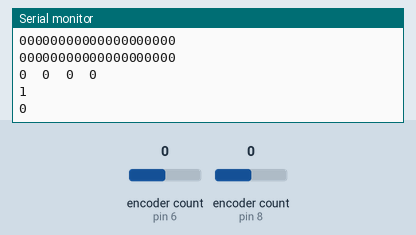
This sketch was run on a simulated Arduino Uno, built with avr-gcc and run on an emulated ATmega328P. On the bench: the last lines printed to the serial monitor. The test bench sets the inputs (shaded band); at power-on: encoder count (sensors on pin 6, pin 8) 0.

Above: at 1.2 s.
1.3 s: encoder count (sensor on pin 6) set to 1
At 2.5 s:
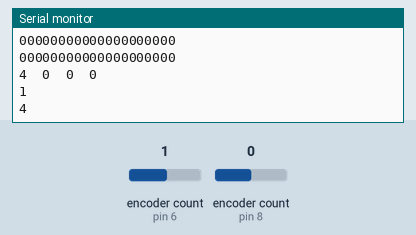
2.8 s: encoder count (sensor on pin 8) set to 1
At 4.0 s:
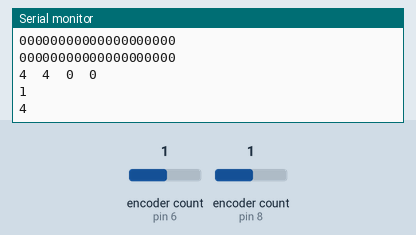
4.3 s: encoder count (sensor on pin 6) set to 2
At 5.4 s:
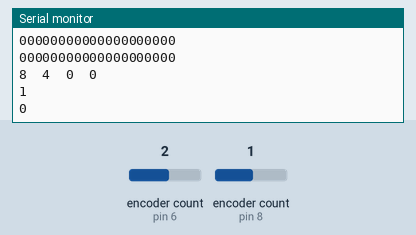
5.8 s: encoder count (sensor on pin 8) set to 2
At 6.8 s:
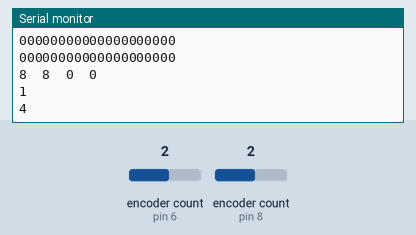
Timing chart, 0 to 8.3 s (numbered marks = the images above; inputs shaded):
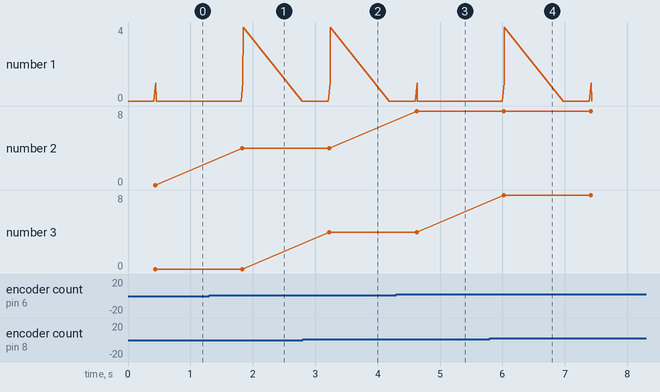

Measured:
- after the input at 1.3 s, the serial monitor: prints a new line after 0.53 s (image 1)
- after the input at 2.8 s, the serial monitor: prints a new line after 0.43 s (image 2)
- after the input at 4.3 s, the serial monitor: prints a new line after 0.32 s (image 3)
- after the input at 5.8 s, the serial monitor: prints a new line after 0.22 s (image 4)
- plotted number 2: 0 → 4 after the input at 1.3 s, 4 → 8 after the input at 4.3 s

The sketch:

MapArray.ino
```cpp
// _______ LIBRAYS _______

#include <Encoder.h>


// _______ ENC VARIABLES ______

const unsigned int M1_ENC_A = 6;
const unsigned int M1_ENC_B = 7;
const unsigned int M2_ENC_A = 8;
const unsigned int M2_ENC_B = 9;


// _______ OBJECTS _______

Encoder enc1(M1_ENC_A, M1_ENC_B);
Encoder enc2(M2_ENC_A, M2_ENC_B);

int Map[20][20] = {};


// _______ POS VARIABLES _______

int position_x = 10;
int position_y = 10;


int current1 = enc1.read();
int current2 = enc2.read();
int orientation = 1;

int unit = 1000;

int difference = 0;


void setup() {

    Serial.begin(9600);

    // WAIT UNTIL SERIAL IS ESTABLISHED
    while (!Serial)
    {
        delay(1);
    }

    Map[position_y][position_x] = 1;

}

void loop() {

  // Straight

  if (enc1.read() > unit + current1 && enc2.read() < current2 - unit){
    current1 = enc1.read();
    current2 = enc2.read();
    Map[position_y][position_x] = 2;
    if (orientation == 1){
     position_y--;
     Map[position_y][position_x] = 1;
    }
    else if (orientation == 2){
     position_x++;
     Map[position_y][position_x] = 1;
    }
    else if (orientation == 4){
     position_x--;
     Map[position_y][position_x] = 1;
    }
    else if (orientation == 3){
      position_y++;
      Map[position_y][position_x] = 1;
    }


  }

  difference = enc1.read() - abs(enc2.read());

  // Right

  if (difference > 250 && difference < 500){
    orientation = 2;
  }

  else if (difference > 700 && difference < 950){
    orientation = 3;
  }

  else if (difference > 1050 && difference < 1300){
    orientation = 4;
  }

  else if (difference > 1400 || (difference < 50 && difference > -50)){
    orientation = 1;
  }


  // Left

  if (difference < -250 && difference > -500){
    orientation = 4;
  }

  else if (difference < -700 && difference > -950){
    orientation = 3;
  }

  else if (difference < -1050 && difference > -1300){
    orientation = 2;
  }

  else if (difference < -1400){
    orientation = 1;
  }


  for (int i = 0; i < 20; i++){
    for (int j = 0; j < 20; j++){
      Serial.print(Map[i][j]);
    }
    Serial.print('\n');
  }

  Serial.print(enc1.read());
  Serial.print("\t");
  Serial.print(enc2.read());
  Serial.print("\t");
  Serial.print(current1);
  Serial.print("\t");
  Serial.print(current2);
  Serial.println();
  Serial.println(orientation);
  Serial.println(difference);
  delay(10);

  Serial.print('\n');
  Serial.print('\n');
  Serial.print('\n');
  delay(1000);
}
```
